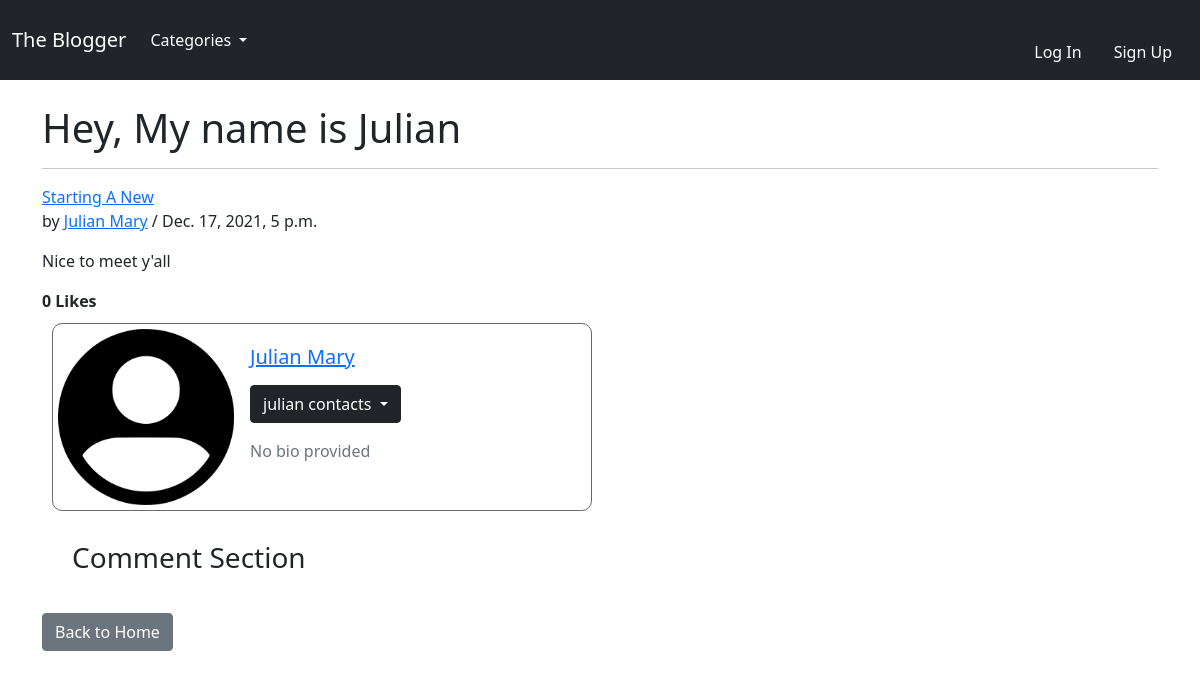
/post/11, run on the app's committed database.
### blogfeed/models.py (models this page shows, shortened)
class Post(models.Model):
    title = models.CharField(max_length=255)
    title_tag = models.CharField(max_length=255, default="the blogger")
    post_date = models.DateField(auto_now_add=True)
    header_image = models.ImageField(
        null=True, blank=True, upload_to="images/")
    author = models.ForeignKey(User, on_delete=models.CASCADE)
    body = RichTextField(blank=True, null=True)
    date_added = models.DateTimeField(auto_now_add=True)
    category = models.CharField(max_length=255, default='uncategorized')
    likes = models.ManyToManyField(User, related_name='blog_post')
    def total_likes(self):
        return self.likes.count()

### blogfeed/views.py (the view)
# urls.py: path('post/<int:pk>', PostView.as_view(), name="post_details"),
class PostView(DetailView):
    model = Post
    template_name = 'posts/post_details.html'
    def get_context_data(self, *args, **kwargs):
        category_list = Category.objects.all()
        post = get_object_or_404(Post, id=self.kwargs['pk'])
        liked = False
        if post.likes.filter(id=self.request.user.id).exists():
            liked = True
        context = super(PostView, self).get_context_data(*args, **kwargs)
        context["category_list"] = category_list
        context["total_likes"] = post.total_likes()
        context["liked"] = liked
        return context

### blogfeed/models.py (called while the page is built)
    def __str__(self):
        return self.name

### blogfeed/templates/posts/post_details.html (shortened to what this page needs)
{% extends 'base.html' %}
{% load static %}
{% block content %}
<h1>{{ post.title }}</h1>
<hr>
<a href="{% url 'category' post.category|slugify %}">{{ post.category }}</a>
<p>by
  <a href="{% url 'profile_page' post.author.profile.id %}">{{ post.author.first_name }} {{ post.author.last_name }}</a>
  / {{ post.date_added }}</p>
<p>{{ post.body | safe }}</p>
<form action="{% url 'post_like' post.pk %}" method="POST">
  {% if liked %}
  <span><b>{{ total_likes }} Likes</b></span>
  {% if user.is_authenticated %}
  <button type="submit" , name="post_id" value="{{ post.id }}" class="btn btn-danger">UnLike</button>
  {% endif %}
  {% else %}
  <span><b>{{ total_likes }} Likes</b></span>
  {% endif %}
</form>
<div class="card mb-3"
  style="max-width: 540px; margin: 10px; padding: 5px; border-style: solid; border-radius: 10px; border-color: dimgrey;">
  <div class="row g-0">
    <div class="col-md-4">
      {% if post.author.profile.profile_picture %}
      <a href="{% url 'profile_page' post.author.profile.id %}">
        <img src="{{ post.author.profile.profile_picture.url }}" class="img-fluid rounded-start">
      </a>
      {% else %}
      <a href="{% url 'profile_page' post.author.profile.id %}">
        <img src="{% static 'blogfeed/images/default_profile_picture.png' %}" class="img-fluid rounded-start">
      </a>
      {% endif %}
    </div>
    <div class="col-md-8">
      <div class="card-body">
        <a href="{% url 'profile_page' post.author.profile.id %}">
          <h5 class="card-title">{{ post.author.first_name }} {{ post.author.last_name }}</h5>
        </a>
        <p class="card-text">
          <div class="dropdown">
            <button class="btn btn-dark dropdown-toggle" type="button" id="dropdownMenuButton1"
              data-bs-toggle="dropdown" aria-expanded="false">
              {{ post.author.username }} contacts
            </button>
          </div>
        </p>
        {% if post.author.profile.bio %}
        <p class="card-text">
          {{ post.author.profile.bio }}
        </p>
        {% else %}
        <p class="card-text text-muted">
          No bio provided
        </p>
        {% endif %}
      </div>
    </div>
  </div>
</div>
<div style="margin: 20px; padding: 10px;">
  <h3>Comment Section</h3>
</div>
<div>
  <a href="{% url 'home' %}" class="btn btn-secondary">Back to Home</a>
</div>
{% endblock %}

### data on the page
Post: title "Hey, My name is Julian", category "Starting A New", author.first_name "Julian", author.last_name "Mary", date_added "Dec. 17, 2021, 5 p.m.", body "Nice to meet y'all", author.username "julian"

### other printed values
{{ total_likes }} "0"
